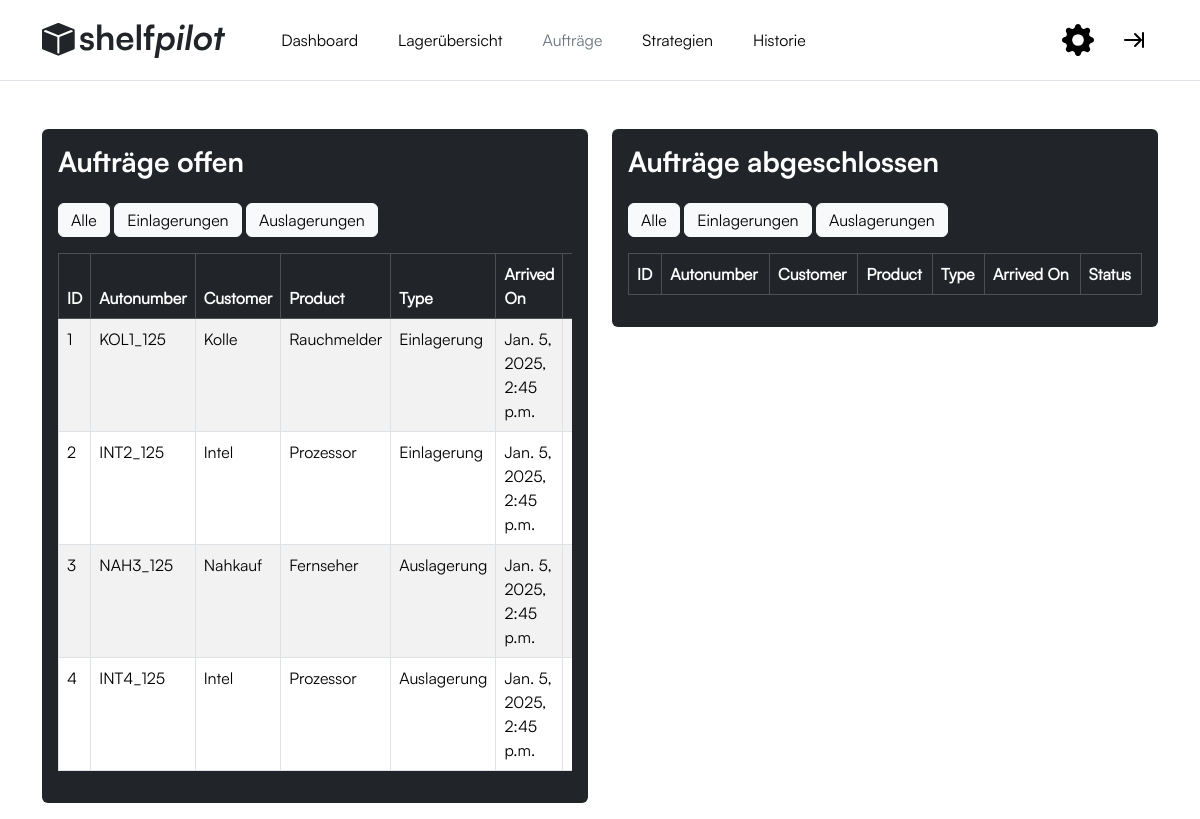
Screenshot of /aufträge with the database file from the repository.
### core/models.py (models this page shows, shortened)
class Order(models.Model):
    product = models.ForeignKey(Product, on_delete=models.SET_NULL, related_name='related_order', null=True)
    customer = models.CharField(max_length=200, default="")
    arrived_on = models.DateTimeField(default=timezone.now)
    served_on = models.DateTimeField(null=True)
    type = models.CharField(max_length=200)
    status = models.CharField(max_length=200)
    priority = models.IntegerField(null=True)
    def createNumber(self):
        return f"{self.customer[:3].upper()}{self.id}_{self.arrived_on.month}{(str(self.arrived_on.year))[2:]}"

class Product(models.Model):
    storage = models.OneToOneField('Storage', on_delete=models.SET_NULL, related_name='related_product', null=True)
    category = models.ForeignKey('Category', on_delete=models.PROTECT, null=True)
    weight = models.IntegerField()
    name = models.CharField(max_length=200)
    storing = models.BooleanField()
    stored_on = models.DateTimeField(null=True)

### core/views.py (called while the page is built)
def orders(request):
     orders = Order.objects.filter(status="Offen")
     closedOrders = Order.objects.filter(status="Geschlossen")
     return render(request, 'orders.html', {'orders': orders, 'closedOrders': closedOrders})

### templates/orders.html (shortened to what this page needs)
{% extends "master.html" %}
{% block content %}
<div class="row">
    <div class="col-md-6">
        <div class="bg-dark text-white p-3 rounded mb-3">
            <h3 class="fw-bold text-start mb-4">Aufträge offen</h3>
                <button class="btn btn-light py-1" id="allOpenBtn"> Alle </button>
               <button class="btn btn-light py-1" id="openIncomingBtn"> Einlagerungen </button>
                <button class="btn btn-light py-1" id="openOutgoingBtn"> Auslagerungen </button>
            <div class="table-responsive w-auto mx-auto mt-3">
                <table class="table table-striped table-bordered table-hover">
                    <thead class="table-dark">
                        <tr>
                            <th>ID</th>
                            <th>Autonumber</th>
                            <th>Customer</th>
                            <th>Product</th>
                            <th>Type</th>
                            <th>Arrived On</th>
                            <th>Status</th>
                        </tr>
                    </thead>
                    <tbody id="openOrderBody">
                        {% for order in orders %}
                        <tr>
                            <td>{{ order.id }}</td>
                            <td>{{ order.createNumber }}</td>
                            <td>{{ order.customer }}</td>
                            <td>{{ order.product.name }}</td>
                            <td>{{ order.type }}</td>
                            <td>{{ order.arrived_on }}</td>
                            <td>{{ order.status }}</td>
                        </tr>
                        {% endfor %}
                    </tbody>
                </table>
            </div>
        </div>
    </div>
    <div class="col-md-6">
        <div class="container bg-dark text-white p-3 rounded mb-3">
            <h3 class="fw-bold text-start mb-4">Aufträge abgeschlossen</h3>
                <button class="btn btn-light py-1" id="allCloseBtn"> Alle </button>
               <button class="btn btn-light py-1" id="closeIncomingBtn"> Einlagerungen </button>
               <button class="btn btn-light py-1" id="closeOutgoingBtn"> Auslagerungen </button>
            <div class="table-responsive w-auto mx-auto mt-3">
                <table class="table table-striped table-bordered table-hover">
                    <thead class="table-dark">
                        <tr>
                            <th>ID</th>
                            <th>Autonumber</th>
                            <th>Customer</th>
                            <th>Product</th>
                            <th>Type</th>
                            <th>Arrived On</th>
                            <th>Status</th>
                        </tr>
                    </thead>
                </table>
            </div>
        </div>
    </div>
</div>
{% endblock %}

### templates/master.html (shortened to what this page needs)
{% load static %}
<!DOCTYPE html>
<html>
    <head>
        <link rel="stylesheet" href="{% static 'bootstrap/bootstrap.min.css' %}">
        <link rel="stylesheet" href="{% static 'css/satoshi.css' %}">
    </head>
    <body>
        <main>
            <header class="p-3 mb-3 border-bottom">
              <div class="container">
                <div
                  class="d-flex flex-wrap align-items-center justify-content-center justify-content-lg-start"
                >
                  <ul
                    class="nav col-12 col-lg-auto me-lg-auto mb-2 justify-content-center mb-md-0 d-flex align-items-center"
                  >
                    <li class="nav-item me-5">
                    </li>
                    <li class="me-4">
                      <a
                        href="{% url 'dashboard' %}"
                        class="nav-link px-2
                          {% if request.resolver_match.url_name == 'dashboard' %}
                            link-secondary
                          {% else %}
                            link-body-emphasis
                          {% endif %}"
                      >
                        Dashboard
                      </a>
                    </li>
                    <li class="me-4">
                      <a
                        href="{% url 'overview' %}"
                        class="nav-link px-2
                          {% if request.resolver_match.url_name == 'overview' %}
                            link-secondary
                          {% else %}
                            link-body-emphasis
                          {% endif %}"
                      >
                        Lagerübersicht
                      </a>
                    </li>
                    <li class="me-4">
                      <a
                        href="{% url 'orders' %}"
                        class="nav-link px-2
                          {% if request.resolver_match.url_name == 'orders' %}
                            link-secondary
                          {% else %}
                            link-body-emphasis
                          {% endif %}"
                      >
                        Aufträge
                      </a>
                    </li>
                    <li class="me-4">
                      <a
                        href="{% url 'strategies' %}"
                        class="nav-link px-2
                          {% if request.resolver_match.url_name == 'strategies' %}
                            link-secondary
                          {% else %}
                            link-body-emphasis
                          {% endif %}"
                      >
                        Strategien
                      </a>
                    </li>
                    <li class="me-4">
                      <a
                        href="{% url 'history' %}"
                        class="nav-link px-2
                          {% if request.resolver_match.url_name == 'history' %}
                            link-secondary
                          {% else %}
                            link-body-emphasis
                          {% endif %}"
                      >
                        Historie
                      </a>
                    </li>
                  </ul>
                  <div class="text-end">
                    <ul
                      class="nav col-12 col-lg-auto mb-2 justify-content-center mb-md-0"
                    >
                      <li>
                        <a
                          href="{% url 'settings' %}"
                          class="nav-link px-3 link-body-emphasis"
                          aria-label="Einstellungen"
                        >
                        </a>
                      </li>
                      <li>
                        <a
                          href="{% url 'login' %}"
                          class="nav-link px-2 link-body-emphasis"
                          aria-label="Ausloggen"
                        >
                        </a>
                      </li>
                    </ul>
                  </div>
                </div>
              </div>
            </header>
          </main>
        <div class="container mt-5">
        {% block content %}{% endblock %}
        </div>
      </body>
</html>

### static/css/satoshi.css (style rules this page uses)
body { font-family: 'Satoshi-Regular', sans-serif; }
h1, h2, h3 { font-family: 'Satoshi-Bold', sans-serif; }

### rows the page displays
Order: id "1", createNumber "KOL1_125", customer "Kolle", product.name "Rauchmelder", type "Einlagerung", arrived_on "Jan. 5, 2025, 2:45 p.m."
Order: id "2", createNumber "INT2_125", customer "Intel", product.name "Prozessor", type "Einlagerung", arrived_on "Jan. 5, 2025, 2:45 p.m."
Order: id "3", createNumber "NAH3_125", customer "Nahkauf", product.name "Fernseher", type "Auslagerung", arrived_on "Jan. 5, 2025, 2:45 p.m."
Order: id "4", createNumber "INT4_125", customer "Intel", product.name "Prozessor", type "Auslagerung", arrived_on "Jan. 5, 2025, 2:45 p.m."
